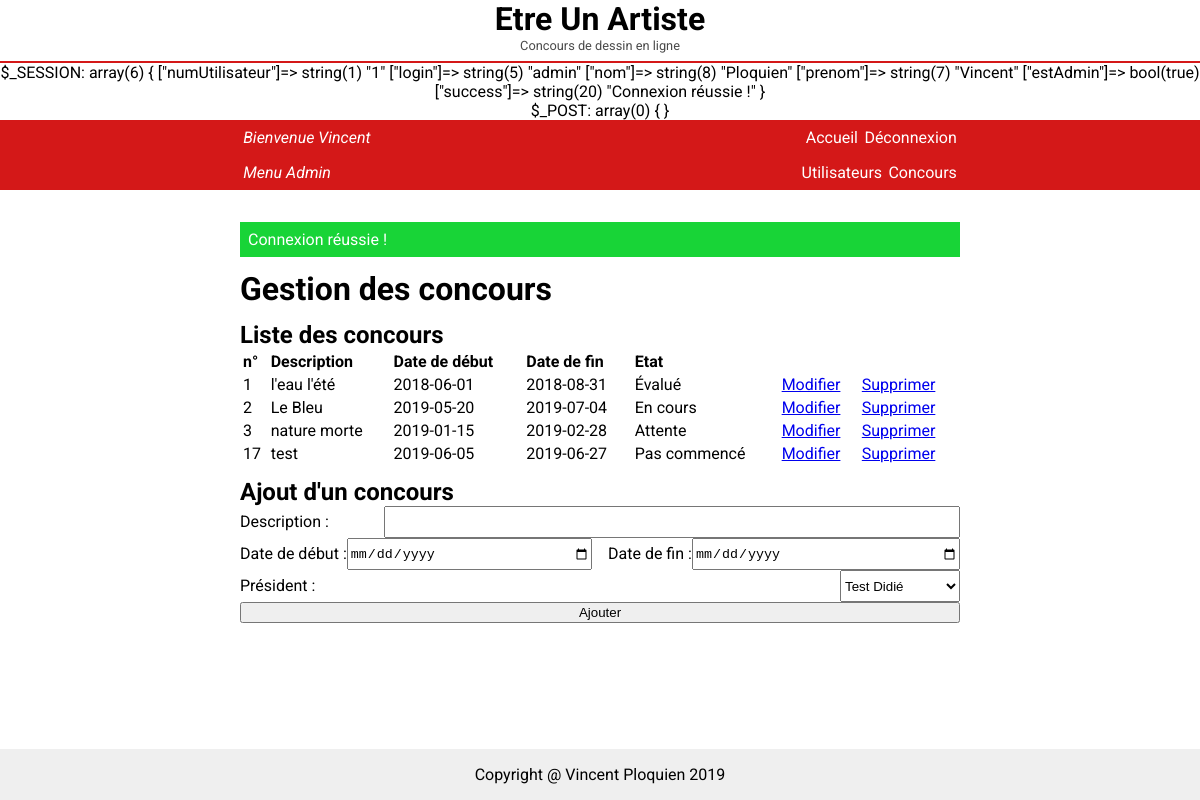
The app's page /admin/concours.php (signed in) with its own data.
### tables this page shows
CREATE TABLE IF NOT EXISTS `Concours` (
`numConcours` int(11) NOT NULL,
  `description` tinytext NOT NULL,
  `dateDebut` date DEFAULT NULL,
  `dateFin` date DEFAULT NULL,
  `etat` enum('pas commencé','en cours','attente','évalué') NOT NULL
);

### utils/config.php (called while the page is built)
<?php
return [
    "db_adress"   => "localhost",
    "db_name"     => "projet",
    "db_login"    => "gpi2",
    "db_password" => "network",
    "debug"       => true
];

### admin/concours.php (the view, shortened to what this page needs)
<?php
$DB = (new Database())->getDB();
require_once('../template/header.php');
?>
<h1>Gestion des concours</h1>
<div>
    <h2>Liste des concours</h2>
    <table>
        <thead>
            <tr>
                <th>n°</th>
                <th>Description</th>
                <th>Date de début</th>
                <th>Date de fin</th>
                <th>Etat</th>
                <th></th>
                <th></th>
            </tr>
        </thead>
        <tbody>
            <?php
                $res = $DB->query("SELECT numConcours, description, dateDebut, dateFin, etat FROM Concours;");
                while ($row = $res->fetch_assoc()) {
                    echo "<tr>";
                    echo "<td>${row['numConcours']}</td>";
                    echo "<td>${row['description']}</td>";
                    echo "<td>${row['dateDebut']}</td>";
                    echo "<td>${row['dateFin']}</td>";
                    echo "<td>" . mb_strtoupper(mb_substr($row["etat"], 0, 1)) . mb_substr($row["etat"], 1) . "</td>";
                    echo "<td><a href='#'>Modifier</a></td>";
                    echo "<td><a href='#'>Supprimer</a></td>";
                    echo "</tr>";
                }
            ?>
        </tbody>
    </table>
</div>
<div>
    <h2>Ajout d'un concours</h2>
    <form method="post" class="form">
        <div class="form-item">
            <label for="description">Description : </label>
            <input type="text" name="description" id="description" required>
        </div>
        <div class="form-item">
            <div class="form-split">
                <label for="dateDebut">Date de début : </label>
                <input type="date" name="dateDebut" id="dateDebut" required>
            </div>
            <div class="form-split">
                <label for="dateFin">Date de fin : </label>
                <input type="date" name="dateFin" id="dateFin" required>
            </div>
        </div>
        <div class="form-item">
            <label for="president">Président : </label>
            <select name="president" id="president" required>
            <?php
                $res_utilisateurs = $DB->query("SELECT numUtilisateur, nom, prenom FROM Utilisateur WHERE estAdmin = '0'");
                if ($res_utilisateurs->num_rows == 0) {
                    echo "<option disabled>Aucun utilisateur possible</option>";
                } else {
                    while ($row = $res_utilisateurs->fetch_assoc()) {
                        echo "<option value='${row['numUtilisateur']}'>${row['nom']} ${row['prenom']}</option>";
                    }
                }
            ?>
            </select>
        </div>
        <input type="submit" value="Ajouter">
    </form>
</div>
<?php
require_once('../template/footer.php');
?>

### template/header.php (shortened to what this page needs)
<!DOCTYPE html>
<html lang="fr">
    <head>
        <link rel="stylesheet" href="/assets/css/style.css">
    </head>
    <body>
        <header>
            <h1>Etre Un Artiste</h1>
            <p class="subtitle">Concours de dessin en ligne</p>
            <?php
                $CONFIG = require(__DIR__ . "/../utils/config.php");
                if ($CONFIG["debug"]):
            ?>
                <p>$_SESSION: <?php var_dump($_SESSION); ?></p>
                <p>$_POST: <?php var_dump($_POST); ?></p>
            <?php endif; ?>
            <nav>
                <?php if (isset($_SESSION["login"])): ?>
                    <ul>
                            <li><p>Bienvenue <?php echo $_SESSION["prenom"]; ?></p></li>
                            <div class="right">
                                <li><a href="/listeConcours.php">Accueil</a></li>
                                <li><a href="/deconnexion.php">Déconnexion</a></li>
                            </div>
                    </ul>
                    <?php if ($_SESSION["estAdmin"]): ?>
                        <ul class="secondary admin">
                            <li><p>Menu Admin</p></li>
                            <div class="right">
                                <li><a href="/admin/utilisateur.php">Utilisateurs</a></li>
                                <li><a href="/admin/concours.php">Concours</a></li>
                            </div>
                        </ul>
                    <?php endif; ?>
                <?php endif; ?>
            </nav>
        </header>
        <main>
<?php
if (isset($_SESSION["success"])): ?>
    <div class="msg-box success">
        <?php
        echo($_SESSION["success"]);
        ?>
    </div>
<?php endif; ?>

### template/footer.php
        </main>
        <footer>
            <p>Copyright @ Vincent Ploquien 2019</p>
        </footer>
    </body>
</html>

### assets/css/style.css (style rules this page uses)
html { height: 100%; box-sizing: border-box; }
*, *:before, *:after { box-sizing: inherit; }
h1, h2, h3, h4, p, ol, ul { margin: 0; padding: 0; }
body { font-family: 'Roboto', sans-serif; position: relative; margin: 0; padding-bottom: 6rem; min-height: 100%; }
header { min-height: 6em; text-align: center; margin-bottom: 2em; }
header h1 { font-size: 2em; }
header p.subtitle { color: #4a4a4a; border-bottom: 2px #d41818 solid; padding-bottom: 8px; font-size: 0.8em; }
nav { width: 100%; background: #d41818; }
nav ul { list-style-type: none; margin: 0 auto; width: 60%; overflow: hidden; }
nav ul.admin { list-style-type: none; margin: 0 auto; width: 60%; overflow: hidden; }
nav li { float: left; }
nav li a { padding: 0.5em 0.2em; color: white; background: inherit; display: inline-block; text-align: center; text-decoration: none; }
nav li p { padding: 0.5em 0.2em; color: white; display: inline-block; text-align: center; font-style: italic; }
main { display: block; margin: 0 auto; width: 60%; height: 100%; }
main>div { margin-top: 0.8em; }
footer { position: absolute; right: 0; bottom: 0; left: 0; padding: 1rem; background-color: #efefef; text-align: center; }
.msg-box { padding: 0.5em; margin-bottom: 0.8em; }
.msg-box.success { background: #18d437; color: white; }
.right { float: right; }
form .form-item { line-height: 2em; display: flex; flex-direction: row; justify-content: space-between; }
form .form-item input:not([type="checkbox"]) { flex: 1; max-width: 80%; }
form input[type="submit"] { flex: 0; width: 100%; }
form .form-split { flex: 1; display: flex; justify-content: space-between; }
form .form-split:nth-of-type(2) { margin-left: 1em; }
table { width: 100%; }
table th { text-align: left; }

### records on screen
concours: numConcours "1", description "l'eau l'été", dateDebut "2018-06-01", dateFin "2018-08-31", etat "É", etat "valué"
concours: numConcours "2", description "Le Bleu", dateDebut "2019-05-20", dateFin "2019-07-04", etat "E", etat "n cours"
concours: numConcours "3", description "nature morte", dateDebut "2019-01-15", dateFin "2019-02-28", etat "A", etat "ttente"
concours: numConcours "17", description "test", dateDebut "2019-06-05", dateFin "2019-06-27", etat "P", etat "as commencé"

### other values on screen
$_SESSION["prenom"] "Vincent"
$_SESSION["success"] "Connexion réussie !"
form field president "Test Didié"
